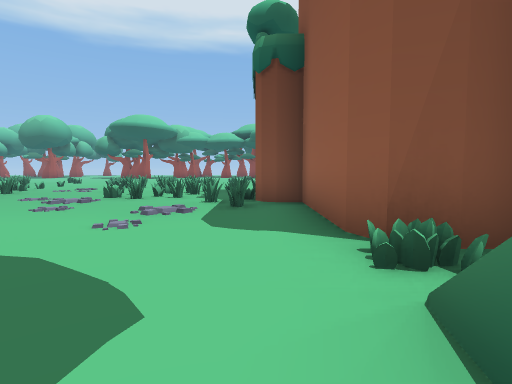
view 1 (above)

13 first-person views from a walk through a level from a Godot 3-D game. The camera is 1.2 m above the floor, tilts 4° down and sees 80° across. The floor is counted in squares, 2 m on a side. Each view is taken from the middle of a square. On the plan, view 1 faces up. The plan holds only what a view shows up to about 9 squares ahead; the rest is blank. The place goes on beyond the plan.

view 2
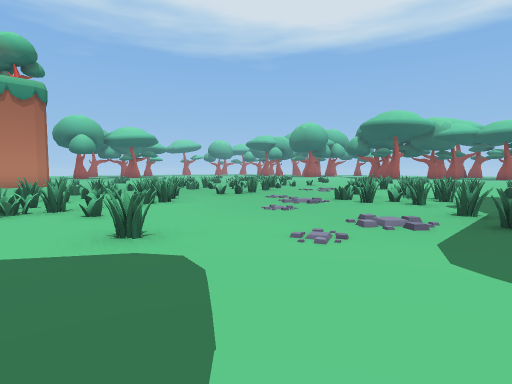

view 3
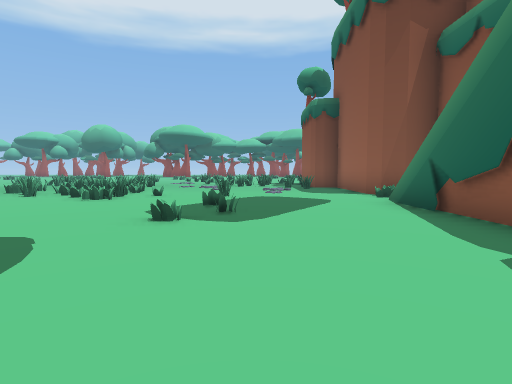

view 4
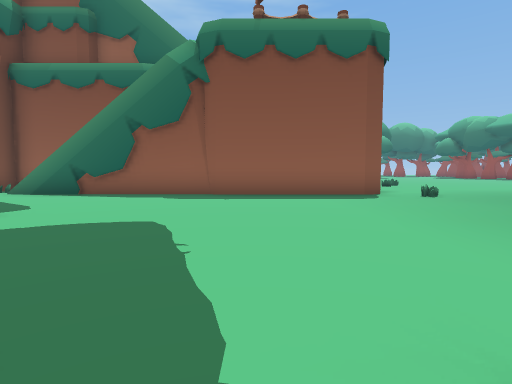

view 5
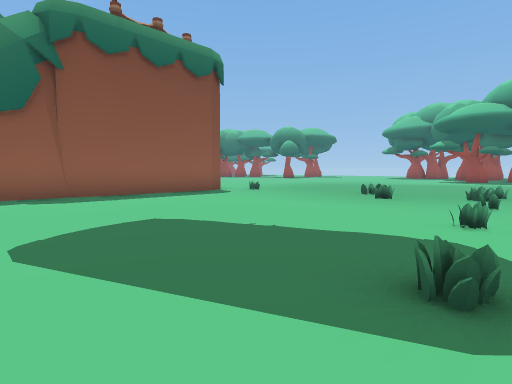

view 6
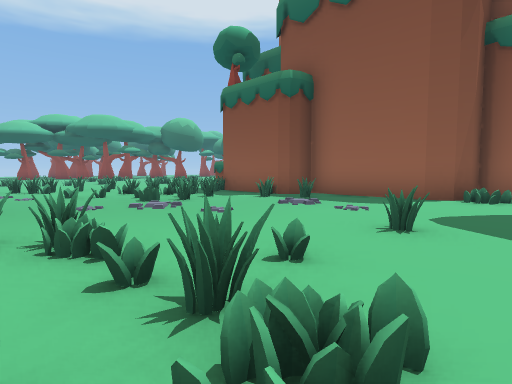

view 7
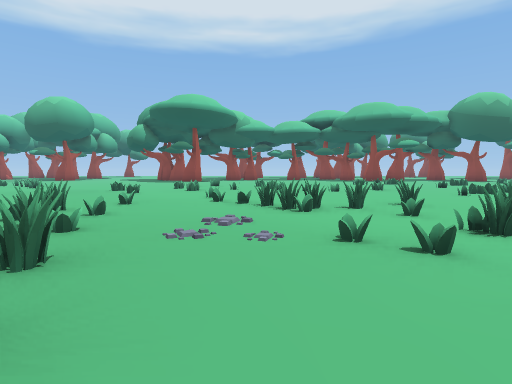

view 8
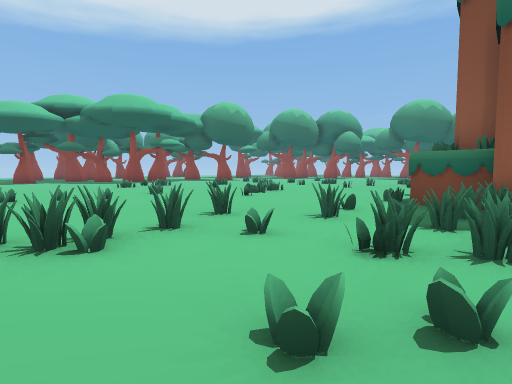

view 9
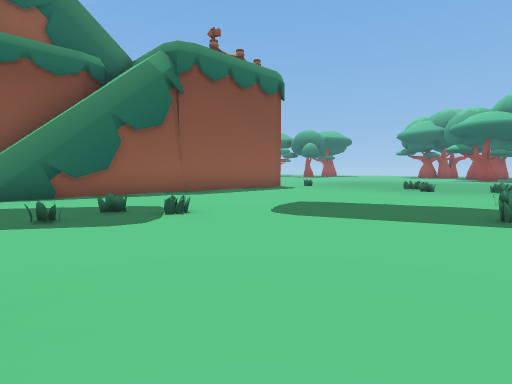

view 10
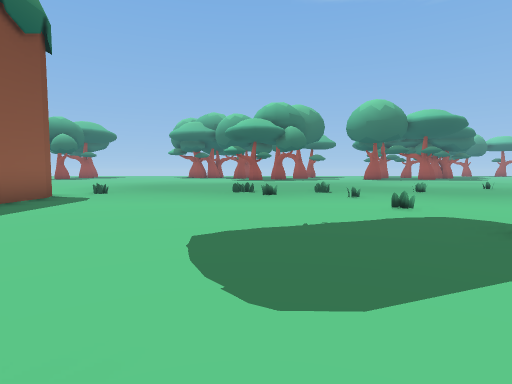

view 11
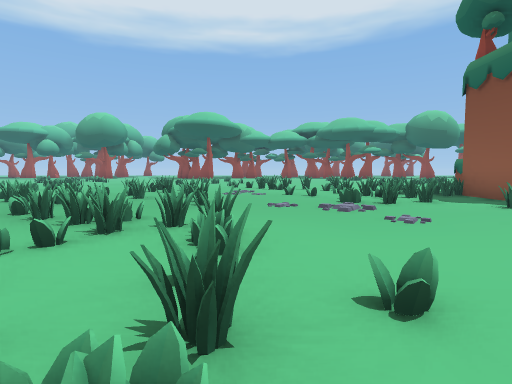

view 12
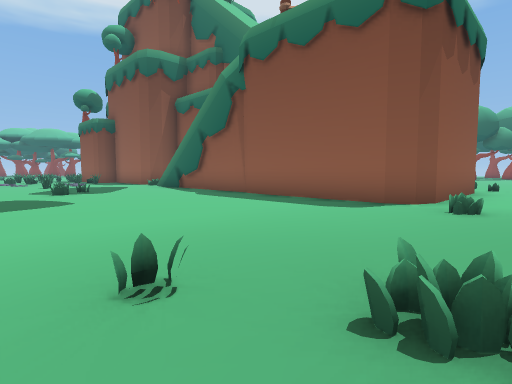

view 13
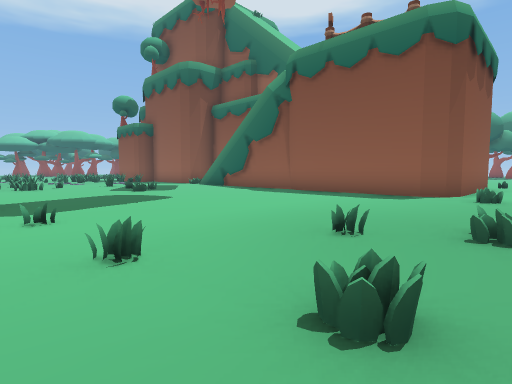

### Floor plan
Key: @ floor where view 1 was taken; # wall or solid block; x gap in a wall; . floor; = window, fence, low wall or low ledge.
Columns run from 7 left of view 1 to 5 right of it. Each row starts with its distance up from view 1.
 19    ..
 18    ...
 17    ....
 16    ....
 15 =...#....
 14 ........=.
 13 .......=..
 12 .#..........
 11 ..==.=......
 10 #...#==.#
  9 =...===##
  8 .=..===#
  7 .x..==##
  6 ... ..=##
  5 =.....==#
  4 ==......#
  3 =.......#
  2 =x=.=...##
  1 ........=#
  0 ....=..@##
 -1 ........##
 -2 ........###
 -3 ........#=
 -4 ........#
 -5 ........#
 -6 .=......#
 -7 ........#
 -8 .=......#####
 -9 .......=.....
-10 .=.=......

Where each view was taken, in squares from view 1:
view 1: 0 up, 0 right, facing up
view 2: 1 up, 0 right, facing up-left
view 3: 5 down, 2 left, facing up
view 4: 5 down, 7 left, facing right
view 5: 2 down, 7 left, facing down-right
view 6: 1 up, 6 left, facing up-right
view 7: 6 up, 5 left, facing up
view 8: 8 up, 5 left, facing up-right
view 9: 1 up, 7 left, facing down-right
view 10: 1 down, 4 left, facing down
view 11: 1 up, 5 left, facing up
view 12: 10 down, 5 left, facing up-right
view 13: 10 down, 7 left, facing up-right
